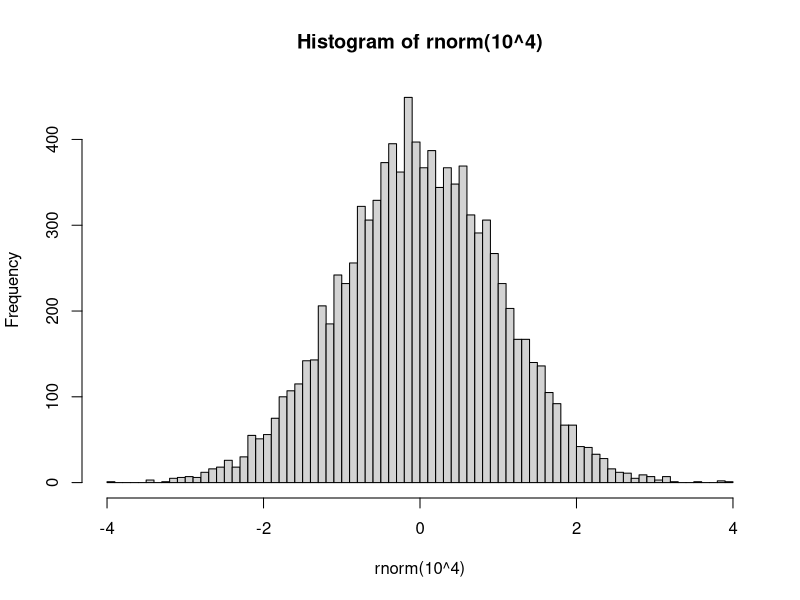

This chart was generated by the following R code:
## ---- chunk 1
##`
## https://github.com/vspinu/polymode/issues/147#issuecomment-399745611
R.v.maj <- as.numeric(R.version$major)
R.v.min.1 <- as.numeric(strsplit(R.version$minor, "\\.")[[1]][1])
if(R.v.maj < 2 || (R.v.maj == 2 && R.v.min.1 < 15))
  stop("requires R >= 2.15", call.=FALSE)

suppressPackageStartupMessages(library(knitr))
opts_chunk$set(echo=TRUE, warning=TRUE, message=TRUE, cache=FALSE, fig.align="center")
opts_knit$set(progress=TRUE, verbose=TRUE)
## ---- chunk 2
set.seed(1859)
hist(rnorm(10^4), breaks="FD")
## ---- chunk 3
knitr::kable(mtcars[1:5,])
## ---- chunk 4
## suppressPackageStartupMessages(library(MASS))
## ---- chunk 5
t0 <- proc.time()
## ---- chunk 6
t1 <- proc.time(); t1 - t0
print(sessionInfo(), locale=FALSE)
